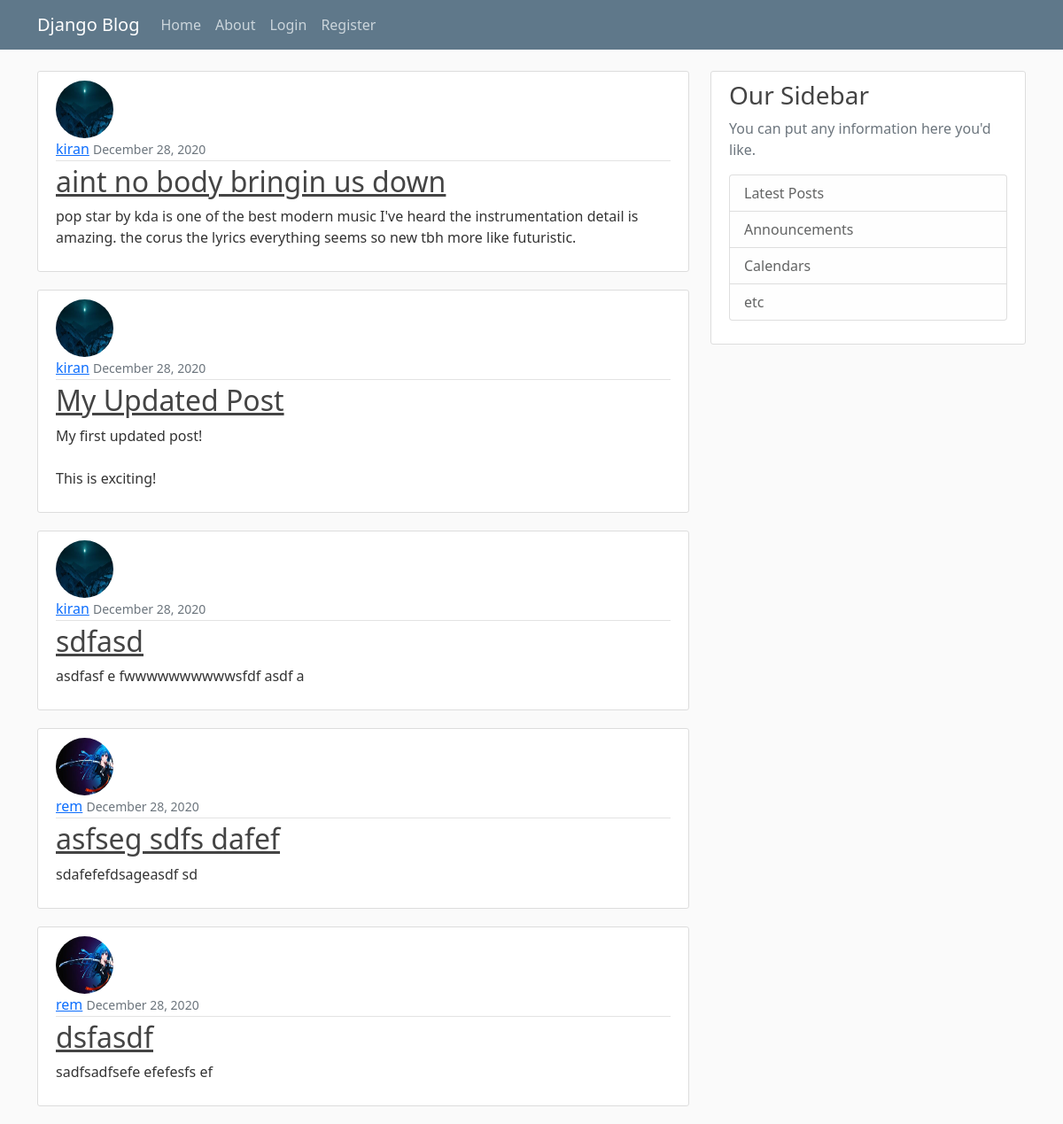
Before: / with the older database file.
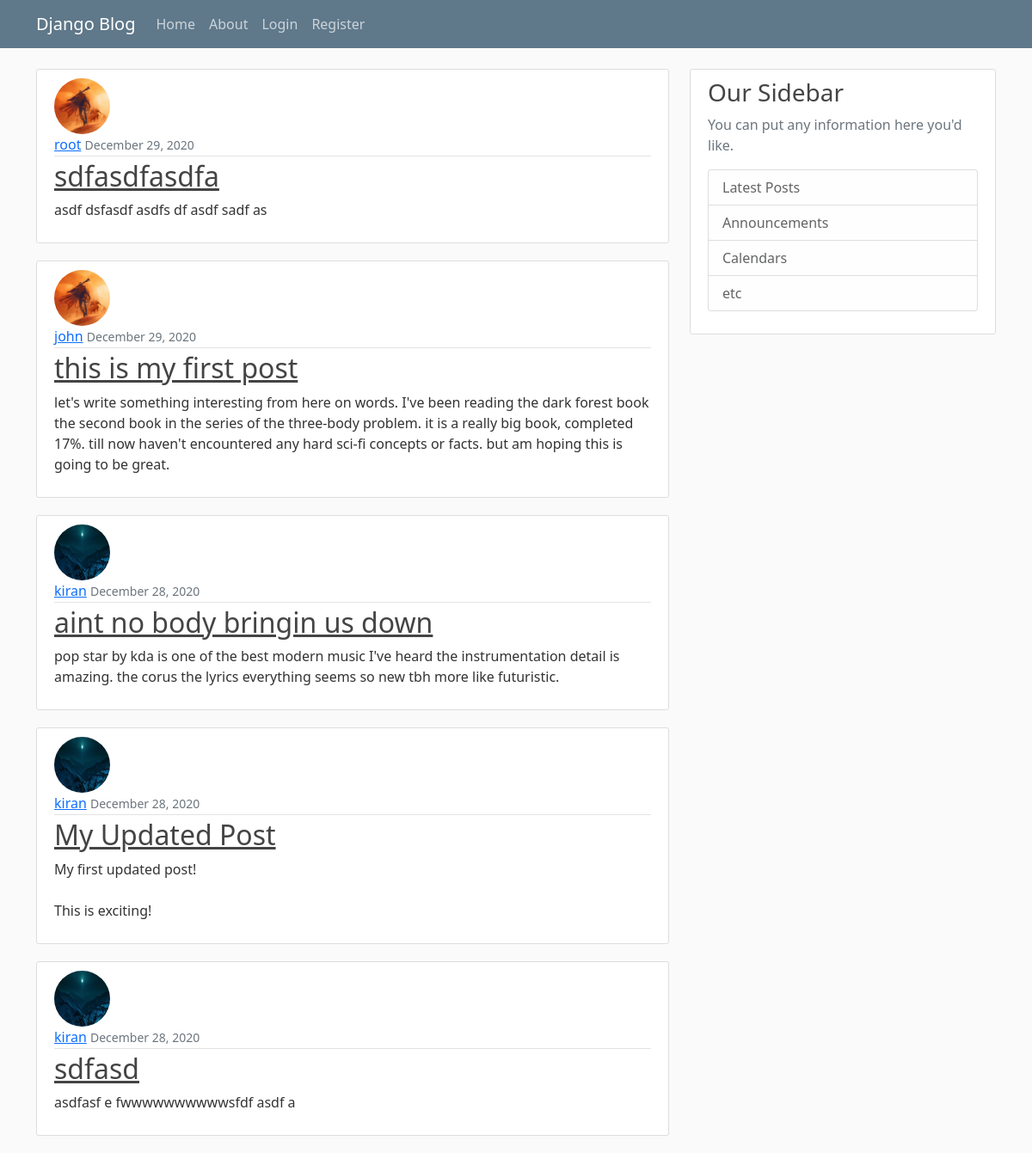
After: the same page with the newer database file.
### blog/models.py (models this page shows, shortened)
class Post(models.Model):
    title = models.CharField(max_length=100)
    content = models.TextField()  # unlimited text filed ofc
    date_posted = models.DateTimeField(default=timezone.now)
    author = models.ForeignKey(User, on_delete=models.CASCADE)

### users/models.py (models this page shows, shortened)
class Profile(models.Model):
    user = models.OneToOneField(User, on_delete=models.CASCADE)
    image = models.ImageField(default='default.jpg', upload_to='profile_pics')

### blog/views.py (the view)
# urls.py: path('', PostListView.as_view(), name='blog-home'),  # views.home
class PostListView(ListView):  # only setting the parameters to the class
    model = Post
    template_name = 'blog/home.html'
    context_object_name = 'posts'
    ordering = ['-date_posted']
    paginate_by = 5

### blog/templates/blog/home.html
{% extends "blog/base.html" %}
{% block content %}
{% for post in posts %}
<article class="media content-section">
    <img class="rounded-circle article-img" src="{{ post.author.profile.image.url }}">
    <div class="media-body">
        <div class="article-metadata">
            <a class="mr-2" href="#">{{ post.author }}</a>
            <small class="text-muted">{{ post.date_posted|date:"F d, Y" }}</small>
        </div>
        <h2><a class="article-title" href="{% url 'post-detail' post.id %}">{{ post.title }}</a></h2>
        <p class="article-content">{{ post.content }}</p>
    </div>
</article>
{% endfor %}
{% endblock content %}

Changed rows visible on the page:
no longer on this page (row unchanged): Post: author.profile.image (picture), author "rem", date_posted "December 28, 2020", title "asfseg sdfs dafef", content "sdafefefdsageasdf sd"
no longer on this page (row unchanged): Post: author.profile.image (picture), author "rem", date_posted "December 28, 2020", title "dsfasdf", content "sadfsadfsefe efefesfs ef"
added Post: author.profile.image (placeholder picture), author "root", date_posted "December 29, 2020", title "sdfasdfasdfa", content "asdf dsfasdf asdfs df asdf sadf as"
added Post: author.profile.image (placeholder picture), author "john", date_posted "December 29, 2020", title "this is my first post", content "let's write something interesting from here on words. I've been reading the dark forest book the second book in the series of the three-body problem. it is a really big book, completed 17%. till now haven't encountered any hard sci-fi concepts or facts. but am hoping this is going to be great."
